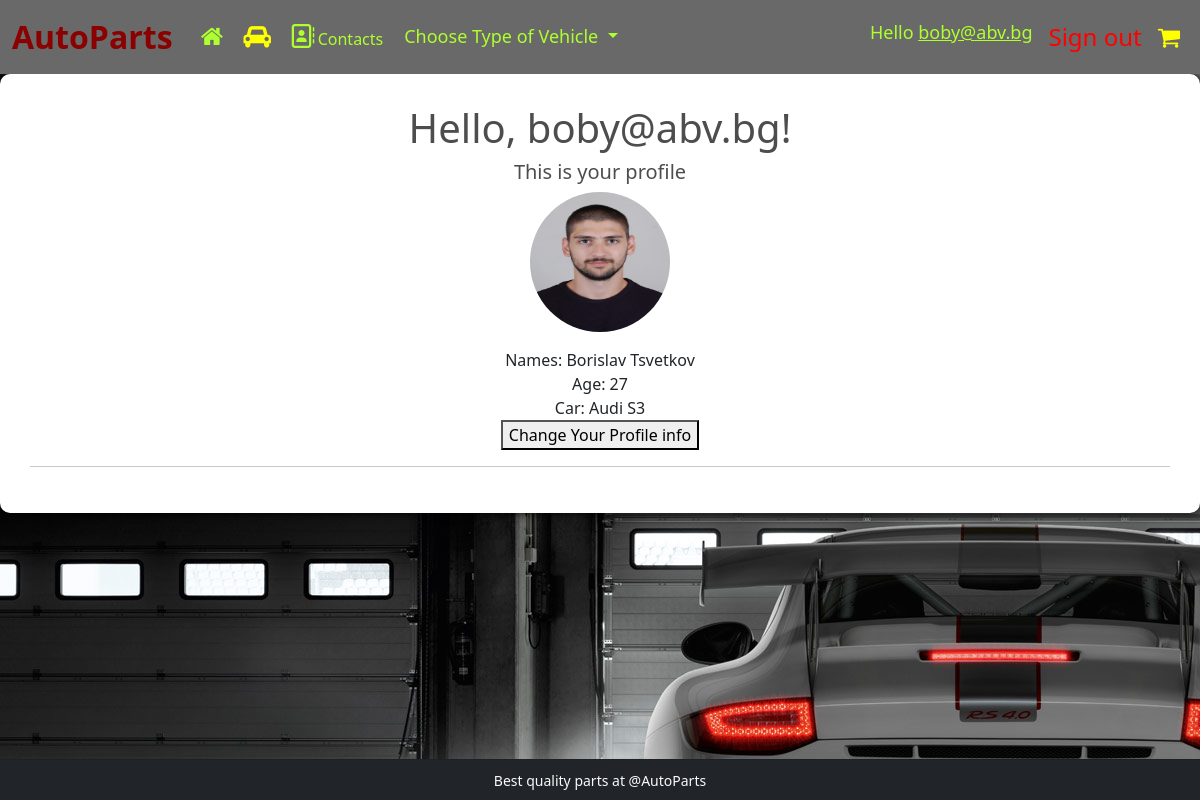
Screenshot of /account/ (signed in) with the database file from the repository.
### AutoParts/account_auth/models.py (models this page shows)
class SiteUser(AbstractBaseUser, PermissionsMixin):
    email = models.EmailField(
        unique=True,
        error_messages={
            'unique': "A user with that email already exists.",
        }
    )
    is_staff = models.BooleanField(
        default=False,
    )
    date_joined = models.DateTimeField(
        default=timezone.now
    )
    objects = SiteUserManager()
    USERNAME_FIELD = 'email'

### AutoParts/accounts/models.py (models this page shows, shortened)
class Profile(models.Model):
    first_name = models.CharField(
        max_length=20,
        blank=True,
        null=True,
    )
    last_name = models.CharField(
        max_length=20,
        blank=True,
    )
    profile_picture = models.ImageField(
        upload_to='profiles',
        blank=True,
    )
    age = models.IntegerField(
        blank=True,
        null=True,
    )
    is_done = models.BooleanField(
        default=False,
    )
    user = models.OneToOneField(
        UserModel,
        on_delete=models.CASCADE,
        primary_key=True,
    )
    car = models.ForeignKey(
        Vehicle,
        on_delete=models.CASCADE,
        blank=True,
        null=True,
    )

### AutoParts/vehicle/models.py (models this page shows)
class Vehicle(models.Model):
    ALL_CHOICES = (
        ('Car', 'Car'),
        ('Truck', 'Truck'),
        ('Motorcycle', 'Motorcycle'),
    )
    vehicle_type = models.CharField(
        max_length=25,
        choices=ALL_CHOICES,
    )
    manufacturer = models.ForeignKey(
        Manufacturer,
        on_delete=models.CASCADE
    )
    model = models.ForeignKey(
        VehicleModels,
        on_delete=models.CASCADE
    )
    def __str__(self):
        return f'{self.manufacturer} {self.model}'

class Manufacturer(models.Model):
    name = models.CharField(
        max_length=15,
    )
    image = models.FileField(
        upload_to='Manufacturers'
    )
    def __str__(self):
        return self.name

class VehicleModels(models.Model):
    name = models.CharField(
        max_length=15,
    )
    engine = models.ForeignKey(
        EngineModel,
        on_delete=models.CASCADE
    )
    image_url = models.URLField()
    production_date = models.DateTimeField()
    def __str__(self):
        return self.name

### AutoParts/accounts/views.py (the view)
# urls.py: path('', ProfileDetailsView.as_view(), name='profile details'),
class ProfileDetailsView(FormView):
    template_name = 'pages/profile-details.html'
    form_class = ProfileForm
    def get_context_data(self, **kwargs):
        context = super().get_context_data(**kwargs)
        context['profile'] = Profile.objects.get(pk=self.request.user.id)
        return context

### templates/pages/profile-details.html
{% extends 'base.html' %}
{% load static %}
{% block content %}
    <div class="form-container">
    <div class="text-center">
        <h1>Hello, {{ request.user }}!</h1>
        <h5>This is your profile</h5>
        {% if profile.profile_picture %}
            <img class="rounded-circle mb-3" src="{{ profile.profile_picture.url }}" alt="Generic placeholder image"
                 width="140" height="140">
        {% else %}
            <img class="rounded-circle mb-3" src="{% static 'images/Generic-person.svg.png' %}"
                 alt="Generic placeholder image" width="140" height="140">
        {% endif %}
        <div class="w-50 m-auto">
            Names: {{ profile.first_name }} {{ profile.last_name }} <br>
            Age: {{ profile.age }} <br>
            Car: {{ profile.car }} <br>
            <a href="{% url 'change profile' %}">
                <button>Change Your Profile info</button>
            </a>
        </div>
    </div>
    <hr>
</div>
{% endblock %}

### templates/common/navigation.html (shortened to what this page needs)
{% load static %}
<nav class="navbar navbar-expand-lg navbar-light" style="background: dimgray">
    <div class="container-fluid">
        <a class="navbar-brand navbar-light-brand-hover-color" style="color: darkred;font-size: xx-large;" href="{% url 'index' %}"><strong>AutoParts</strong></a>
        <div class="collapse navbar-collapse" id="navbarNav">
            <ul class="navbar-nav">
                <li class="nav-item">
                    <a class="nav-link active" title="Home" aria-current="page" href="{% url 'index' %}"><i style="font-size: x-large;color: greenyellow"
                            class="fa fa-fw fa-home"></i></a>
                <li class="nav-item">
                    <a class="nav-link" title="Garage" href="{% url 'garage' %}"><i class="fa fa-car" style="font-size: x-large;color: yellow"
                                                                                    aria-hidden="true"></i></a>
                </li>
                <li class="nav-item">
                    <a class="nav-link" style="color: greenyellow;font-size: medium;" href="{% url 'contacts' %}"><i style="font-size: x-large;color: greenyellow"
                            class="fa fa-fw fa-address-book-o"></i>Contacts</a>
                </li>
                <li class="nav-item">
                    <div class="dropdown">
                        <button class="btn dropdown-toggle " style="font-size: large;color: greenyellow" type="button" id="dropdownMenuButton1"
                                data-bs-toggle="dropdown" aria-expanded="false">
                            Choose Type of Vehicle
                        </button>
                    </div>
                </li>
            </ul>
        </div>
        <div class="nav navbar-nav navbar-right" id="navbarNav">
            <ul class="navbar-nav">
                {% if request.user.is_authenticated %}
                    <li class="nav-link" style="font-size: large;color: greenyellow">
                        Hello <a style="color: greenyellow" href="{% url 'profile details' %}">{{ request.user }}</a>
                    </li>
                    <li class="nav-item">
                        <a class="nav-link" style="font-size: x-large;color: red" href="{% url 'sign out' %}">Sign out</a>
                    </li>
                {% endif %}
                <li class="nav-item">
                    <a class="nav-link" style="font-size: x-large;color: yellow" href="{% url 'cart' %}"><i class="fa fa-shopping-cart" aria-hidden="true"></i>
                    </a>
                </li>
            </ul>
        </div>
    </div>
</nav>

### static/css/global.css (style rules this page uses)
.form-container { background: #fff; padding: 30px; border-radius: 10px; box-shadow: 0 0 10px 0 #000; }
body { background-color: hsl(0, 0%, 98%); }
h1,h2,h3,h4,h5,h6 { color:hsl(0, 0%, 30%); }
.btn { border-radius: 0; }

### rows the page displays
SiteUser: user "boby@abv.bg"
Profile: profile_picture (picture), first_name "Borislav", last_name "Tsvetkov", age "27", car "Audi S3"
